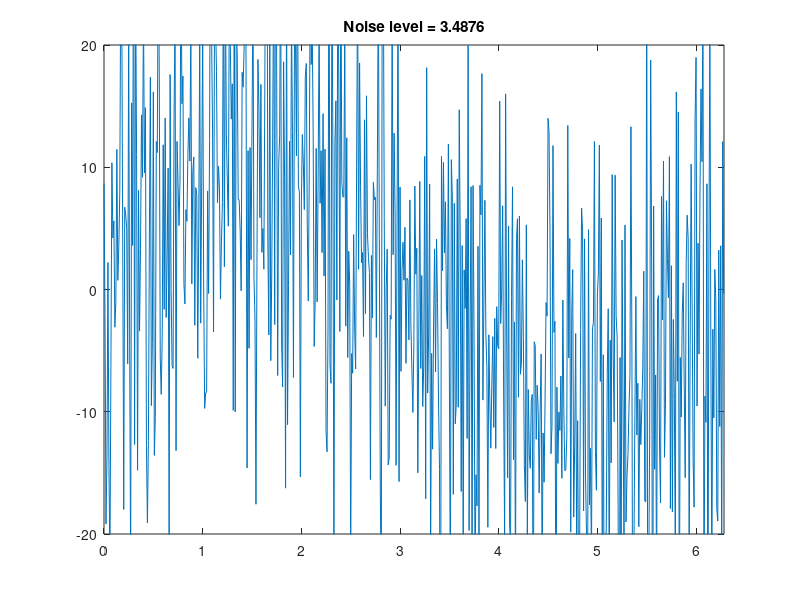

MATLAB code for this plot:
x = 0 : 0.01 : 2*pi;
y = 10*sin(x);

n = 50;
for i = 1 : n
    A = 5*rand;
    noise= A*randn(1, length(y));
    plot(x, y+A*noise);
    axis([0, 2*pi, -20, 20])
    title(['Noise level = ', num2str(A)])
    pause(0.1);
end